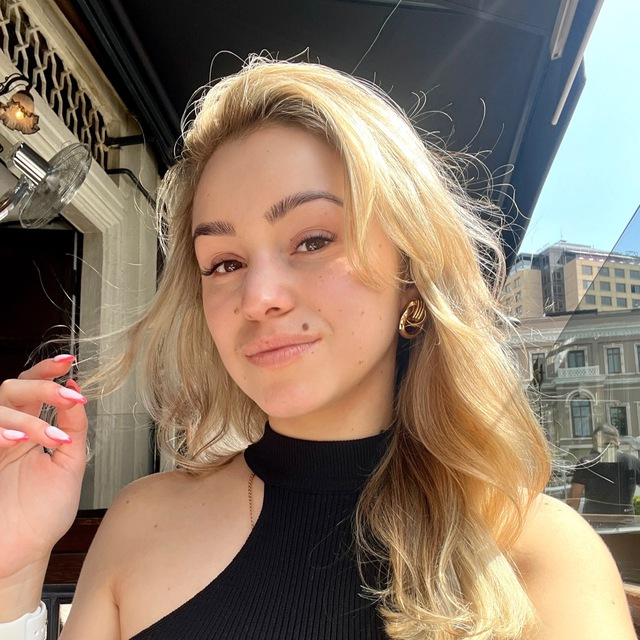
#> input picture photo_2024-10-28_00-01-56.jpg, 640 x 640 px
$ python converter.py photo_2024-10-28_00-01-56.jpg
#> lines starting #> are read from the running program, lines starting #| are printed output that depends on the picture

from PIL import Image
from os import system
from time import sleep
from datetime import datetime
import sys

class Transform():
	def __init__(self):
		pass

	def five_parser(self, x):
		if 0 <= x <= 51:
			return 0
		elif 51 < x <= 102:
			return 1
		elif 102 < x <= 153:
			return 2
		elif 153 < x <= 204:
			return 3
		elif 204 < x <= 255:
			return 4

	def write_array_color(self, image):
		image = Image.open(image)
		gray = image.convert('L')
		data = list(gray.getdata())
		new_array_pxl = []
		for pxl in data:
			p = self.five_parser(pxl)
			new_array_pxl.append(p)
		return new_array_pxl

	# symbol_0 = '#', symbol_1 = '.'
	def create_console_color(self, image = None, width = 200,
						 symbol_0 = " ", symbol_1 = '.',
						 symbol_2 = '-', symbol_3 = 'x', symbol_4 = '#'):
		line = ''
		count = 0
		self.line = width
		self.new = self.write_array_color(image)
		for pxl in self.new:
			if pxl == 0:
				line += symbol_0
			elif pxl == 1:
				line += symbol_1
			elif pxl == 2:
				line += symbol_2
			elif pxl == 3:
				line += symbol_3
			elif pxl == 4:
				line += symbol_4
			count += 1
			if count == self.line:
				count = 0
				line += '\n'
		# print(line)
		return line


	# [51 lines left out: functions create_console_invert, write_array, create_console, not called in this run]

	def clear_console(self):
		system('cls')

	# [64 lines left out: functions animation_console, test, not called in this run]

def main():
	params = sys.argv
	isrun = False
	if len(params) > 0:
		isrun = True
	if isrun:
		t = Transform()
		nf = params[1]
		ex = params[1].split(".")[-1]
		im = Image.open(nf)
#> im is the input picture: PIL image 640x640 RGB; mean R, G, B 141.3, 122.3, 104.2
		w, height = im.size
#> w = 640; height = 640
		resized_image = im.resize((600, 400))
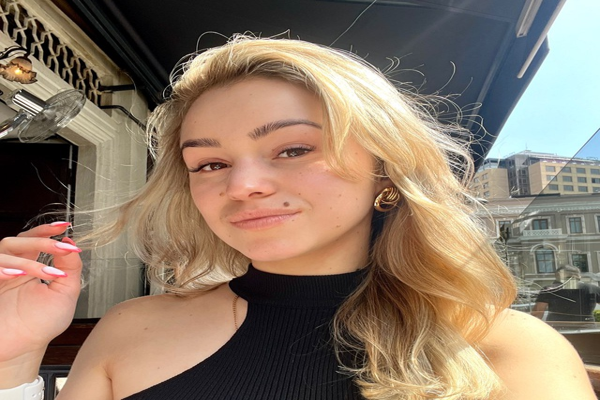
#> resized_image: PIL image 600x400 RGB; mean R, G, B 141.3, 122.3, 104.2
		nf = "copy_temp."+ex
		resized_image.save(nf)
		size_width = 600
		data = t.create_console_color(image=nf, width=size_width)
#> in write_array_color, `gray = image.convert('L')`:
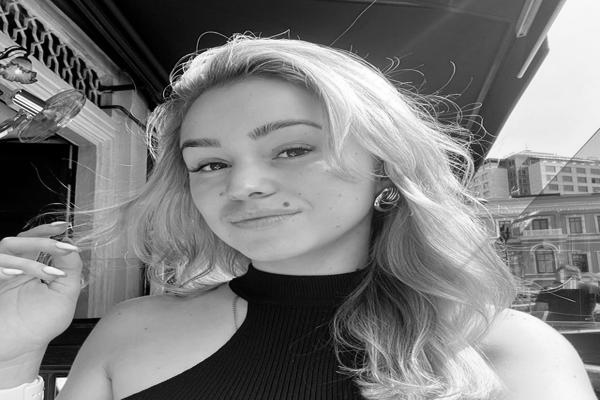
#> gray: PIL image 600x400 L; min 0, max 255, mean 125.9
#> in write_array_color, `data = list(gray.getdata())`: data = 240000 items
#> the loop in write_array_color, `for pxl in data:` made 240000 passes
#> (pxl, p) on passes 1 to 3: (68, 1), (35, 0), (29, 0)
#> the loop in create_console_color, `for pxl in self.new:` made 240000 passes
#> (pxl, line) on passes 2 to 13: (0, '. '), (0, '.  '), (1, '.  .'), (1, '.  ..'), (1, '.  ...'), (1, '.  ....'), (1, '.  .....'), (1, '.  ......'), (1, '.  .......'), (1, '.  ........'), (1, '.  .........'), (2, '.  .........-')
#> line on pass 1: '.'
#> after the loop in create_console_color, `for pxl in self.new:`: count = 0
		with open("data.data.data", "w") as file:
			file.write(data)

main()

$ run again, on photo_2024-10-28_00-02-00.jpg
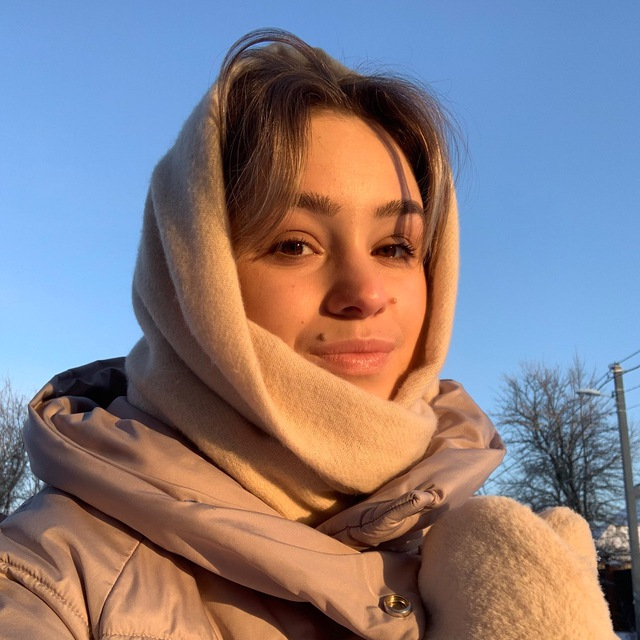
#> input picture photo_2024-10-28_00-02-00.jpg, 640 x 640 px
#> in main, im is the input picture: PIL image 640x640 RGB; mean R, G, B 134.9, 125.2, 131
#> in main, `resized_image = im.resize((600, 400))`:
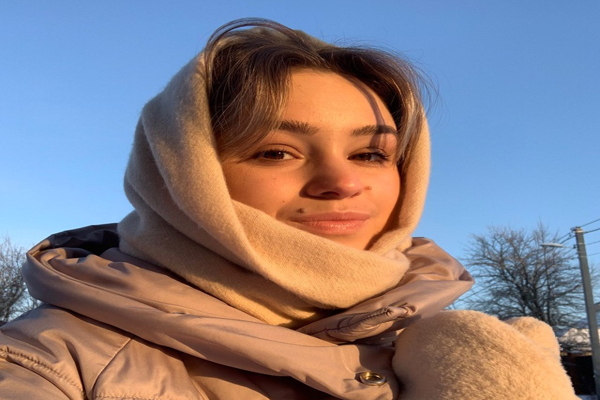
#> resized_image: PIL image 600x400 RGB; mean R, G, B 134.9, 125.2, 131
#> in write_array_color, `gray = image.convert('L')`:
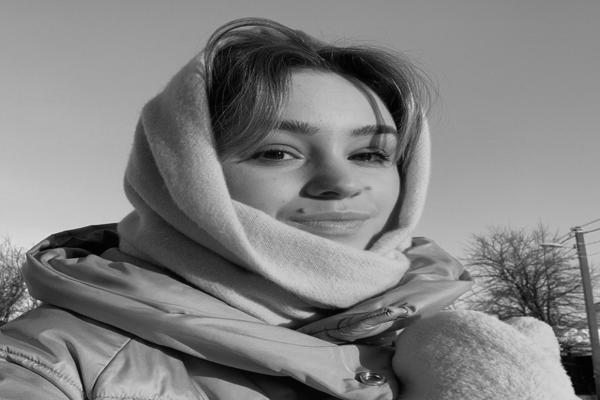
#> gray: PIL image 600x400 L; min 0, max 237, mean 128.8
#> data = 240000 items
#> the loop in write_array_color, `for pxl in data:` made 240000 passes
#> pxl on passes 1 to 3: 150, 150, 150
#> the loop in create_console_color, `for pxl in self.new:` made 240000 passes
#> line on passes 1 to 8: '-', '--', '---', '----', '-----', '------', '-------', '--------'
#> after the loop in create_console_color, `for pxl in self.new:`: count = 0

$ run again, on photo_2024-10-28_00-02-01.jpg
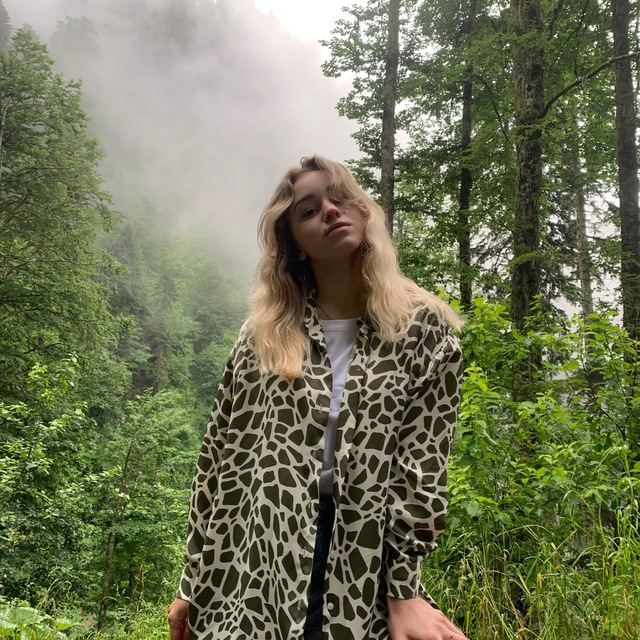
#> input picture photo_2024-10-28_00-02-01.jpg, 640 x 640 px
#> in main, im is the input picture: PIL image 640x640 RGB; mean R, G, B 112.7, 117.3, 86.7
#> in main, `resized_image = im.resize((600, 400))`:
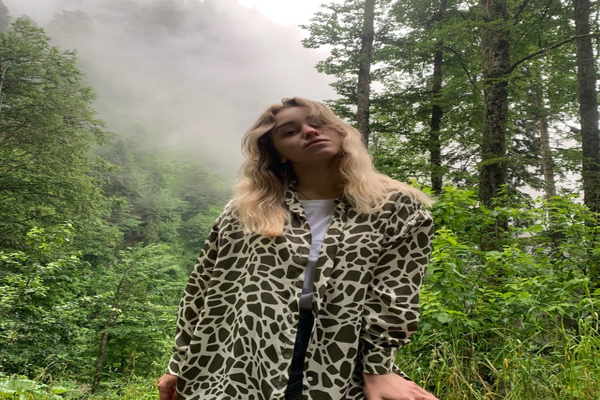
#> resized_image: PIL image 600x400 RGB; mean R, G, B 112.7, 117.3, 86.7
#> in write_array_color, `gray = image.convert('L')`:
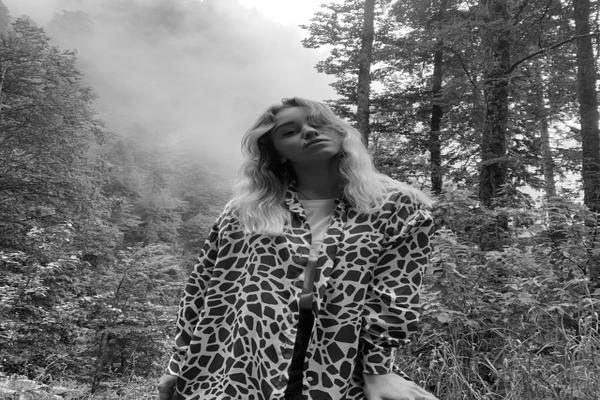
#> gray: PIL image 600x400 L; min 0, max 255, mean 112.5
#> data = 240000 items
#> the loop in write_array_color, `for pxl in data:` made 240000 passes
#> (pxl, p) on passes 1 to 3: (157, 3), (182, 3), (202, 3)
#> the loop in create_console_color, `for pxl in self.new:` made 240000 passes
#> (pxl, line) on passes 1, 2, 5, 6, 7, 8, 9, 10: (3, 'x'), (3, 'xx'), (3, 'xxxxx'), (3, 'xxxxxx'), (3, 'xxxxxxx'), (3, 'xxxxxxxx'), (3, 'xxxxxxxxx'), (3, 'xxxxxxxxxx')
#> after the loop in create_console_color, `for pxl in self.new:`: count = 0

$ run again, on photo_2024-10-28_00-02-02.jpg
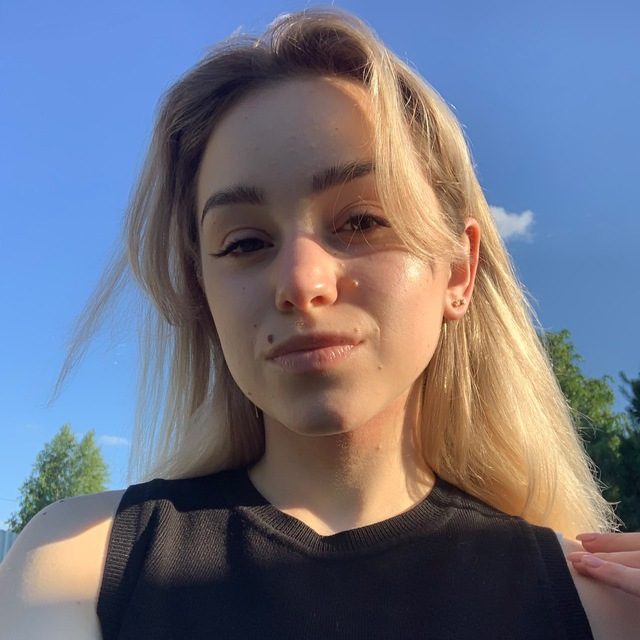
#> input picture photo_2024-10-28_00-02-02.jpg, 640 x 640 px
#> in main, im is the input picture: PIL image 640x640 RGB; mean R, G, B 110.7, 113.4, 128.8
#> in main, `resized_image = im.resize((600, 400))`:
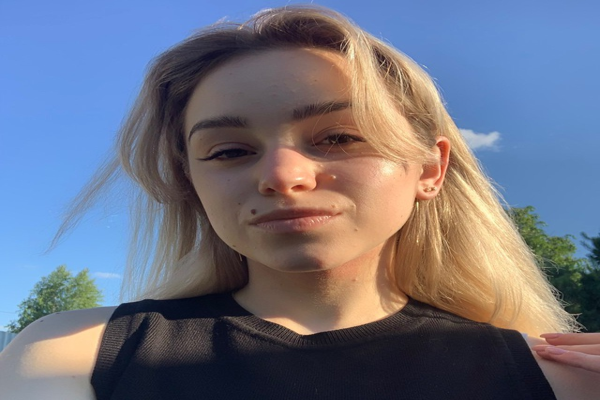
#> resized_image: PIL image 600x400 RGB; mean R, G, B 110.7, 113.4, 128.8
#> in write_array_color, `gray = image.convert('L')`:
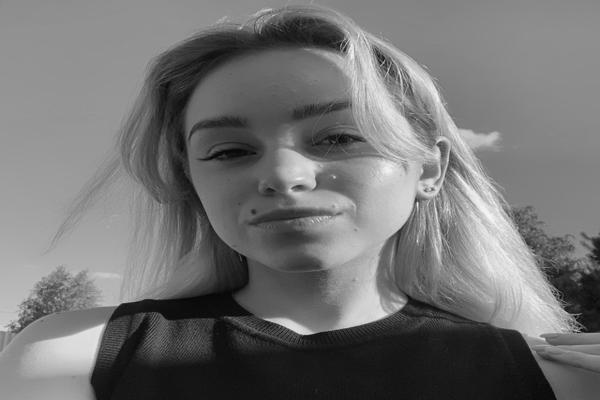
#> gray: PIL image 600x400 L; min 0, max 249, mean 114.4
#> data = 240000 items
#> the loop in write_array_color, `for pxl in data:` made 240000 passes
#> pxl on passes 1 to 3: 137, 138, 139
#> the loop in create_console_color, `for pxl in self.new:` made 240000 passes
#> line on passes 1 to 8: '-', '--', '---', '----', '-----', '------', '-------', '--------'
#> after the loop in create_console_color, `for pxl in self.new:`: count = 0
